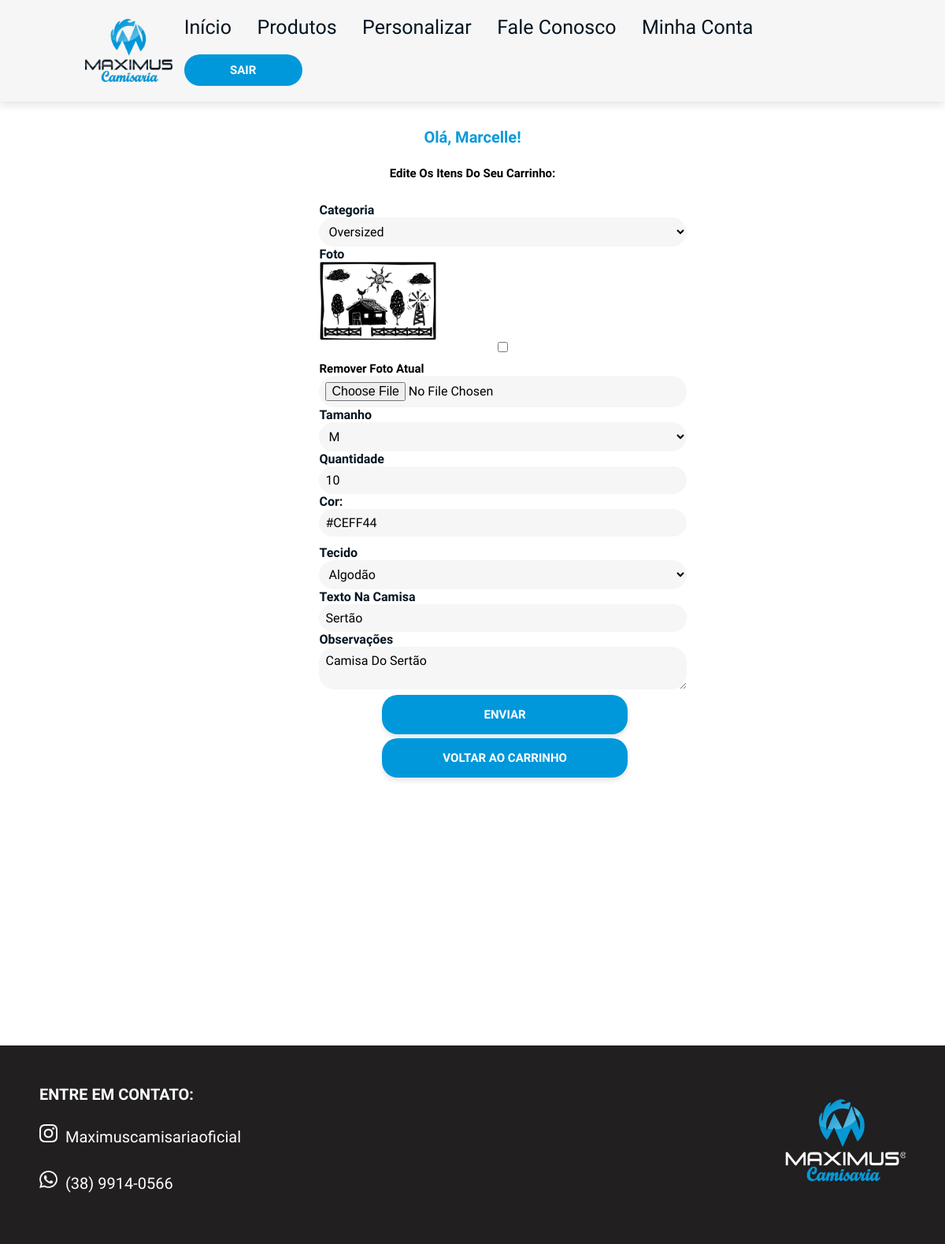
Before: /editar_item/7 (signed in) with the older database file.
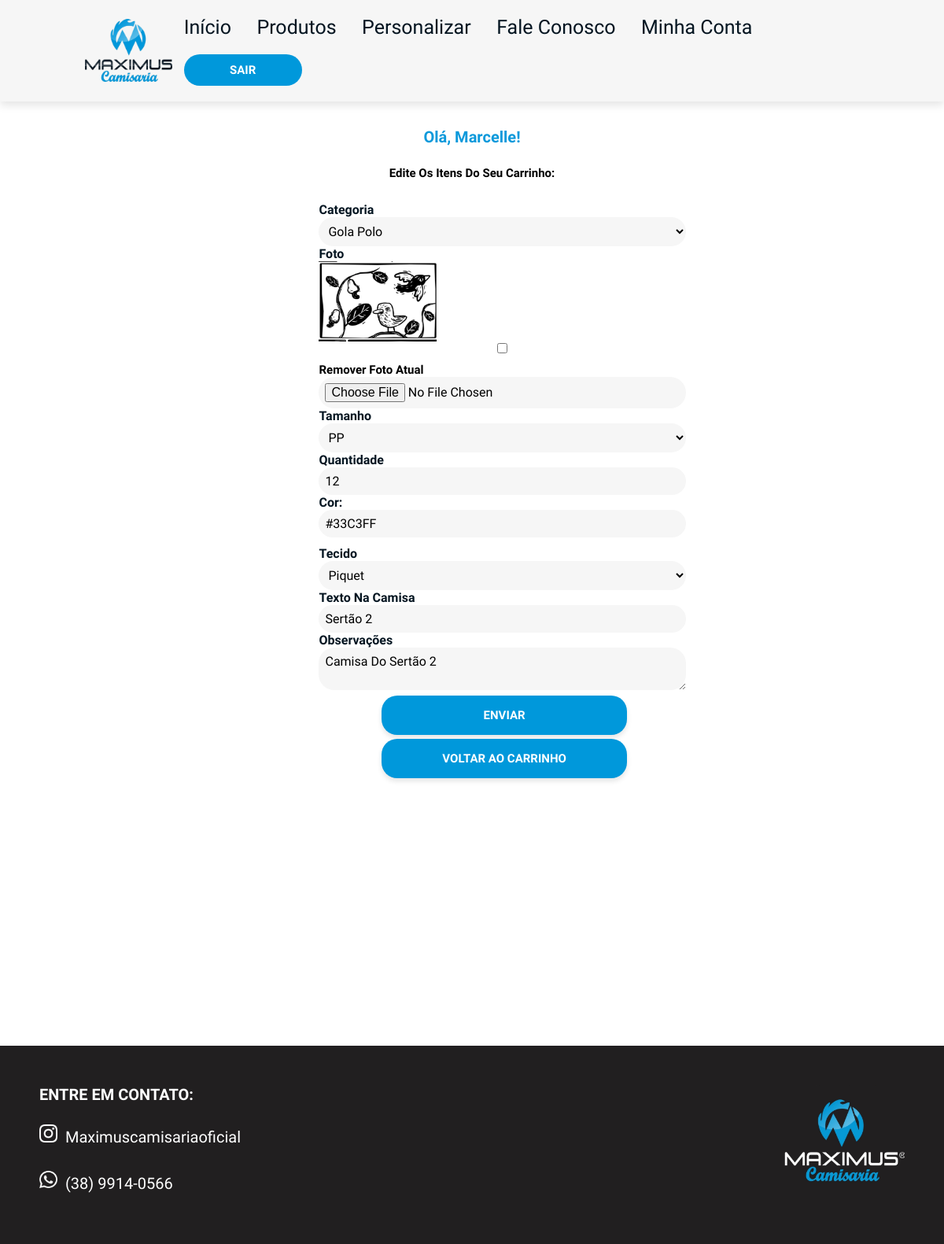
After: the same page with the newer database file.
### loja/models.py (models this page shows)
class Usuario(database.Model, UserMixin):
    id = database.Column(database.Integer, primary_key=True)
    username = database.Column(database.String, nullable=False)
    userlastname = database.Column(database.String, nullable=False)
    email = database.Column(database.String, nullable=False, unique=True)
    senha = database.Column(database.String, nullable=False)
    cpf = database.Column(database.String(11), nullable=False, unique=True)
    endereco = database.Column(database.String, nullable=False)
    complemento = database.Column(database.String, nullable=False)
    cidade = database.Column(database.String, nullable=False)
    uf = database.Column(database.String(2), nullable=False)
    cep = database.Column(database.String(8), nullable=False)
    telefone = database.Column(database.String, nullable=False)

class Personalizada(database.Model):
    id = database.Column(database.Integer, primary_key=True)
    foto = database.Column(database.String, default="default.png")
    data_criacao = database.Column(database.DateTime, nullable=False, default=datetime.utcnow())
    categoria = database.Column(database.String, nullable=False)
    cor = database.Column(database.String, nullable=False)
    tamanho = database.Column(database.String, nullable=False)
    quantidade = database.Column(database.Integer, nullable=False)
    tecido = database.Column(database.String, nullable=False)
    texto_camisa = database.Column(database.String, nullable=False)
    observacao = database.Column(database.String, nullable=False)
    id_usuario = database.Column(database.Integer, database.ForeignKey('usuario.id'), nullable=False)

### loja/routes.py (the view, shortened to what this page needs)
@app.route("/editar_item/<int:id>", methods=["GET", "POST"])
@login_required
def editar_item(id):
    item = Personalizada.query.get_or_404(id)
    form = FormPersonalizada()
    form.categoria.data = item.categoria
    form.cor.data = item.cor
    form.tamanho.data = item.tamanho
    form.quantidade.data = item.quantidade
    form.tecido.data = item.tecido
    form.texto_camisa.data = item.texto_camisa
    form.observacao.data = item.observacao
    return render_template('editar_item.html', form=form, item=item)

### loja/forms.py
class FormPersonalizada(FlaskForm):
    foto = FileField('Foto')
    categorias = [('personalizada', 'Personalizada'), ('tradicional', 'Tradicional'), ('raglan', 'Raglan'),
        ('esportiva', 'Esportiva'), ('uniforme', 'Escolar'), ('longa', 'Manga Longa'),
        ('golaV', 'Gola V'), ('golapolo', 'Gola Polo'), ('oversized', 'Oversized')]
    tamanhos = [('pp', 'PP'), ('p', 'P'), ('m', 'M'), ('g', 'G'), ('gg', 'GG')]
    tecidos = [('algodao', 'Algodão'), ('piquet', 'Piquet'), ('dryfit', 'Dry Fit'),
        ('pvantipiling', 'PV Antipiling')]
    categoria = SelectField('Categoria', choices=categorias, validators=[DataRequired()])
    tamanho = SelectField('Tamanho', choices=tamanhos, validators=[DataRequired()])
    quantidade = IntegerField('Quantidade', validators=[DataRequired()])
    tecido = SelectField('Tecido', choices=tecidos, validators=[DataRequired()])
    cor = HiddenField('Cor')
    texto_camisa = StringField('Texto na Camisa', validators=[DataRequired()])
    observacao = TextAreaField('Observações')
    botao_confirmacao = SubmitField('ENVIAR')

### loja/models.py (called while the page is built)
@login_manager.user_loader
def load_usuario(id_usuario):
    return Usuario.query.get(int(id_usuario))

### loja/templates/editar_item.html (shortened to what this page needs)
{% extends "personalizar.html" %}
{% block style %}
<link rel="stylesheet" href="{{ url_for('static', filename='css/homepage.css') }}">
<link rel="stylesheet" href="{{ url_for('static', filename='css/personalizar.css') }}">
{% endblock %}
{% block main1 %}
<main>
    <div class="Subtitulo-base">
        <h1 class="subtitulo"> Olá, {{ current_user.username }}!</h1>
        <h1 class="texto"> Edite os itens do seu carrinho: </h1>
    </div>
{% endblock %}
{% block main2 %}
<section class="personalizar">
    <div class="boxContainer">
        <div class="formulario">
            <form method="POST" action="{{ url_for('editar_item', id=item.id) }}" enctype="multipart/form-data">
                <div class="selecao">
                    {{ form.categoria.label }} {{ form.categoria(value=item.categoria) }}<br>
                    {{ form.foto.label }}
                    {% if item.foto %}
                        <div>
                            <img src="{{ url_for('static', filename='images/fotos_camisas/' + item.foto) }}" alt="Imagem Atual" width="150">
                            <input type="checkbox" name="remove_foto" value="1">
                            <h1 class="texto1"> Remover foto atual </h1>
                        </div>
                    {% endif %}
                    {{ form.foto }}<br>
                    {{ form.tamanho.label }} {{ form.tamanho(value=item.tamanho) }}<br>
                    {{ form.quantidade.label }} {{ form.quantidade(value=item.quantidade) }}<br>
                    <div class="seletor-cor">
                        <label for="cor">Cor:</label><br>
                        <input class="jscolor {onFineChange:'updateColor(this)'}" id="cor-picker" value="{{ item.cor }}">
                    </div>
                    {{ form.cor(value=item.cor) }}<br>
                    {{ form.tecido.label }} {{ form.tecido(value=item.tecido) }}<br>
                    {{ form.texto_camisa.label }} {{ form.texto_camisa(value=item.texto_camisa) }}<br>
                    {{ form.observacao.label }} {{ form.observacao(value=item.observacao) }}<br>
                    {{ form.botao_confirmacao(class_="botao") }}
                     <a href="{{ url_for('carrinho') }}"><button class="botao">VOLTAR AO CARRINHO</button></a>
                </div>
            </form>
        </div>
    </div>
</section>
</main>
{% endblock %}

### loja/templates/personalizar.html (shortened to what this page needs)
{% extends "homepage.html" %}
{% block header %}
<header>
    <a href="/"> <img class="logo" src="{{ url_for('static', filename='images/logoPNG.png') }}" alt="Logo"></a>
    <nav class="navbar">
        <a href="{{ url_for('perfil', id_usuario=current_user.id) }}">início</a>
        <a href="/produtos">produtos</a>
        <a href="/personalizar">personalizar</a>
        <a href="/fale">fale conosco</a>
        <a href="/minhaconta">minha conta</a>
        <a href="{{ url_for('logout') }}"> <button class="botao1" type="button"> <strong> SAIR </strong></button></a>
    </nav>
</header>
{% endblock %}

### loja/templates/homepage.html (shortened to what this page needs)
<!DOCTYPE html>
<html lang="pt-br">
<head>
    {% block style %}{% endblock %}
</head>
<body>
    {% block header %}{% endblock %}
    {% block main1 %}{% endblock %}
    {% block main2 %}{% endblock %}
    {% block footer %}
    <footer class="rodape">
        <div>
            <div class="redes-container">
                <h3 class="titulo-rodape"> ENTRE EM CONTATO: </h3>
                <a href="https://www.instagram.com/">
                    <img class="redes-sociais" src="{{ url_for('static', filename='images/rodape/insta.webp') }}" alt="Instagram">
                    <span class="texto-redes-sociais">maximuscamisariaoficial</span>
                </a>
                <br>
                <a href="https://web.whatsapp.com/">
                    <img class="redes-sociais" src="{{ url_for('static', filename='images/rodape/whatsapp.png') }}" alt="WhatsApp">
                    <span class="texto-redes-sociais">(38) 9914-0566</span>
                </a>
            </div>
        </div>
        <a href="/"><img class="logo-rodape" src="{{ url_for('static', filename='images/rodape/logoRodapé.jpeg') }}" alt="Imagem"></a>
    </footer>
    {% endblock %}
</body>
</html>

### loja/static/css/homepage.css (style rules this page uses)
:root { --azulclaro: #0098db; --azulescuro: #041521; --branco: #f6f6f6; --azulbotao: #00008B; --logoescura: #211f20; }
* { margin: 0; padding: 0; box-sizing: border-box; font-family: "Quicksand", sans-serif; outline: none; border: none; text-transform: capitalize; transition: .2s linear; }
html { font-size: 62.5%; scroll-behavior: smooth; scroll-padding-top: 6rem; overflow-x: hidden; }
header { top: 0; left: 0; right: 0; background:var(--branco); padding: 2rem 9%; display: flex; align-items: center; justify-content: space-between; z-index: 1000; box-shadow: 0 .5rem 1rem rgba(0, 0, 0, .1); }
header .logo { height: 8rem; }
header a { text-decoration: none; }
header .navbar a { font-size: 25px; padding: 0 1.5rem; color: var(--azulescuro); }
main { padding-top: 8px; margin-bottom: 12rem; display: flex; flex-direction: column; align-items: center; text-align: center; }
.botao { background-color:var(--azulclaro) ; width: 5rem; height: 3rem; border: none; font-family: 'Quicksand', sans-serif; font-size: 15px; color: white; border-radius: 20px; margin-top: 2rem; }
.botao1 { background-color:var(--azulclaro) ; width: 15rem; height: 4rem; border: none; font-family: 'Quicksand', sans-serif; font-size: 15px; color: white; border-radius: 20px; margin-top: 2rem; }
.subtitulo { padding: 5px; font-family: "Quicksand", sans-serif; color:#0b99db; display: flex; justify-content: center; height: 70; margin-top: 2rem; margin-bottom: 2rem; }
.texto { text-align: center; margin-top: 10px; font-size: 15px }
.rodape { display: flex; justify-content: space-between; align-items: flex-start; background-color: var(--logoescura); margin: 0; padding: 5rem; }
.titulo-rodape { font-family: "Quicksand", sans-serif; font-size: 20px; color: white; margin-bottom: 16px; }
.logo-rodape { height: 15rem; }
.redes-container { display: flex; flex-direction: column; gap: 1rem; }
.redes-sociais { height: 2.25rem; margin-right: 8px; }
.texto-redes-sociais { color: white; font-size: 20px; }
.redes-container a { text-decoration: none; }

### loja/static/css/personalizar.css (style rules this page uses)
.personalizar { padding-top: 8px; margin-bottom: 20rem; }
.personalizar .boxContainer { display: flex; justify-content: center; gap: 2rem; padding: 0 2rem; margin: 2rem 0; }
.personalizar .formulario { flex: 1; display: flex; flex-direction: column; text-align: left; gap: 1rem; }
.personalizar .formulario label { font-family: 'Quicksand', sans-serif; font-size: 16px; color: var(--azulescuro); font-weight: bold; margin-bottom: 0.8rem; text-align: left; width: 100%; }
.formulario input, .formulario select, .formulario textarea { padding: 0.8rem; border-radius: 20px; background-color: #f6f6f6; font-family: 'Quicksand', sans-serif; font-size: 16px; width: 120%; }
.formulario input[type="number"], .formulario textarea { width: 120%; background-color: #f6f6f6; }
.personalizar .botao { background-color: var(--azulclaro); height: 5rem; width: 80%; border: none; font-family: 'Quicksand', sans-serif; font-size: 15px; font-weight: bold; color: white; border-radius: 20px; margin-top: 0.5rem; margin-left: 80px; cursor: pointer; box-shadow: 0 4px 6px rgba(0, 0, 0, 0.1); transition: background-color 0.3s ease, transform 0.3s ease; }
.texto1 { text-align: left; margin-top: 10px; font-size: 15px }

Changed rows visible on the page:
changed Personalizada: categoria "Oversized" → "Gola Polo"; foto: a different picture; tamanho "M" → "PP"; quantidade "10" → "12"; cor "#CEFF44" → "#33C3FF"; tecido "Algodão" → "Piquet"; texto_camisa "Sertão" → "Sertão 2"; observacao "Camisa do sertão" → "Camisa do sertão 2"
